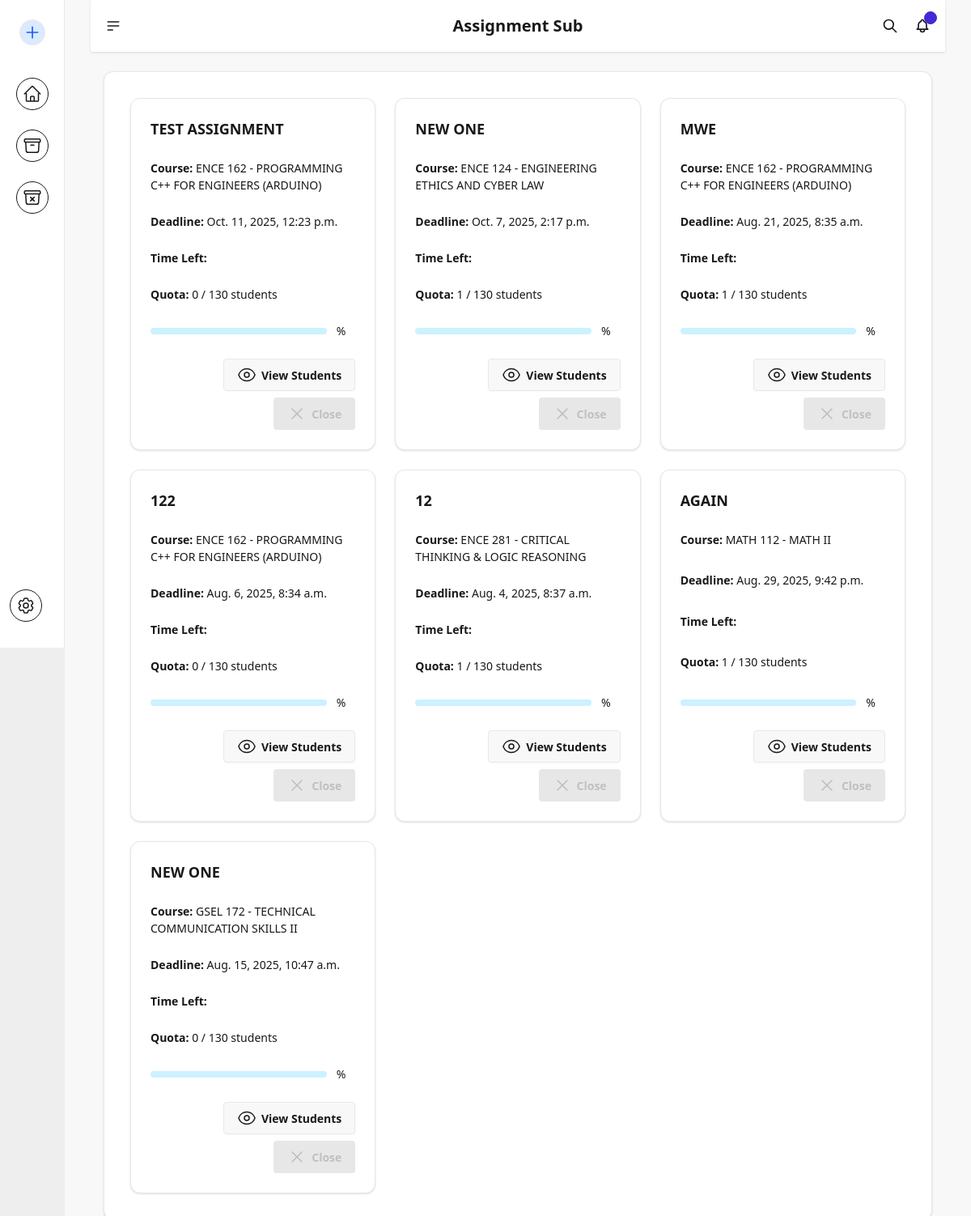
Screenshot of /closed-submissions/ (signed in) with the database file from the repository.
### AssignmentSubmission/models.py (models this page shows, shortened)
class Submission(models.Model):
    class FORMAT_CHOICES(models.TextChoices):
        PDF = ".pdf", "PDF"
        TXT = ".txt", "Text"
        PPT= ".pptx", "Power Point"
        DOCX = ".docx" "Word Document"
    id = models.UUIDField(default=uuid.uuid4, editable=False, primary_key=True)
    title = models.CharField(max_length=20)
    note = models.TextField(default=None, null=True, blank=True)
    lecturer = models.CharField(max_length=50, default=None, null=True, blank=True)
    course = models.ForeignKey(Courses, on_delete=models.CASCADE, default=None, null=True, blank=True)
    format = models.CharField(max_length=20, choices=FORMAT_CHOICES.choices)
    deadline = models.DateTimeField()
    created_at = models.DateTimeField(auto_now_add=True)
    is_open = models.BooleanField(default=True)

class Courses(models.Model):
    name = models.CharField(max_length=50)
    code = models.CharField(max_length=10, unique=True)
    lecturer = models.CharField(max_length=50)
    def __str__(self):
        return f"{self.code} - {self.name}"

### AssignmentSubmission/views.py (the view)
# urls.py: path('closed-submissions/', admin_dashboard,{"status": "closed"}, name='closed-submissions'),
@login_required
def admin_dashboard(request, status=None):
    sort_field = request.GET.get("sort", "created_at")
    form = SubmissionCreationForm(request.POST)
    sort_dir = request.GET.get("dir", "desc")
    ordering = f"-{sort_field}" if sort_dir == "desc" else sort_field
    submissions = Submission.objects.annotate(
        num_submitted=Count("studentsubmission")
    ).order_by(ordering)
    total_students = PreApprovedStudents.objects.count()
    for submission in submissions:
        submission.submission_ratio = (
            (submission.num_submitted / total_students) * 100
            if total_students > 0
            else 0
        )
    submitted = StudentSubmission.objects.select_related(
        "submission", "student"
    ).filter(student=request.user)
    filter_param = status or request.GET.get("status", "all")
    if filter_param == "active":
        submissions = submissions.filter(is_open=True)
    elif filter_param == "closed":
        submissions = submissions.filter(is_open=False)
    context = {
        "submissions": submissions,
        "total_students": total_students,
        "form": form,
        "filter_param": filter_param,
    }
    if request.headers.get("HX-Request"):
        return render(request, "AssSub/partials/_admin_submissions_list.html", context)
    template = "AssSub/admin_dashboard.html"  # default
    if status == "active":
        template = "AssSub/active_submissions.html"
    elif status == "closed":
        template = "AssSub/closed_submissions.html"
    return render(request, template, context)

### AssignmentSubmission/templates/AssSub/closed_submissions.html (shortened to what this page needs)
{% extends 'AssSub/admin_base.html' %}
{% load mathfilters %}
{% block content %}
    <section class="bg-white rounded-xl shadow-sm border border-slate-200 mx-4 p-8 mb-8">
                    <div class="hidden md:grid md:grid-cols-2 lg:grid-cols-3 gap-6">
                    {% for submission in submissions %}
                        {% if not submission.is_open %}
                        <div class="card bg-white rounded-xl shadow-sm border border-slate-200 relative">
                            <div class="card-body space-y-4">
                            <h2 class="card-title">{{ submission.title|upper }}</h2>
                            <p><strong>Course:</strong> {{ submission.course }}</p>
                            <p><strong>Deadline:</strong> {{ submission.deadline }}</p>
                            <p><strong>Time Left:</strong> {{ submission.time_remaining }}</p>
                            <p><strong>Quota:</strong> {{ submission.num_submitted }} / {{ total_students }} students</p>
                            <div class="flex justify-between items-center">
                                <progress class="progress progress-info w-full"
                                        value="{{ submission.submission_ratio|floatformat:0 }}" max="100"></progress>
                                <span class="mx-3">{{submission.submission_ratio|floatformat:1}}%</span>
                            </div>
                            <div class="card-actions justify-end">
                                <button class="btn btn-danger" onclick="document.getElementById('modal-{{ submission.id }}').showModal()">
                                 View Students
                                </button>
                                <button onclick="document.getElementById('close-{{ submission.id }}').showModal()" class="btn btn-error {% if not submission.is_open %} btn-disabled {% endif %}">
                                <svg xmlns="http://www.w3.org/2000/svg" class="size-6" fill="none" viewBox="0 0 24 24" stroke-width="1.5" stroke="currentColor">
                                    <path stroke-linecap="round" stroke-linejoin="round" d="M6 18 18 6M6 6l12 12"/>
                                </svg> Close
                                </button>
                            </div>
                            </div>
                        </div>
                        {% endif %}
                    {% empty %}
                        <p class="font-bold text-2xl text-center">No Submissions</p>
                    {% endfor %}
                    </div>
                </section>
{% endblock content %}

### rows the page displays
Submission: title "TEST ASSIGNMENT", course "ENCE 162 - PROGRAMMING C++ FOR ENGINEERS (ARDUINO)", deadline "Oct. 11, 2025, 12:23 p.m.", num_submitted "0", total_students "130", is_open False (drawn)
Submission: title "NEW ONE", course "ENCE 124 - ENGINEERING ETHICS AND CYBER LAW", deadline "Oct. 7, 2025, 2:17 p.m.", num_submitted "1", total_students "130", is_open False (drawn)
Submission: title "MWE", course "ENCE 162 - PROGRAMMING C++ FOR ENGINEERS (ARDUINO)", deadline "Aug. 21, 2025, 8:35 a.m.", num_submitted "1", total_students "130", is_open False (drawn)
Submission: title "122", course "ENCE 162 - PROGRAMMING C++ FOR ENGINEERS (ARDUINO)", deadline "Aug. 6, 2025, 8:34 a.m.", num_submitted "0", total_students "130", is_open False (drawn)
Submission: title "12", course "ENCE 281 - CRITICAL THINKING & LOGIC REASONING", deadline "Aug. 4, 2025, 8:37 a.m.", num_submitted "1", total_students "130", is_open False (drawn)
Submission: title "AGAIN", course "MATH 112 - MATH II", deadline "Aug. 29, 2025, 9:42 p.m.", num_submitted "1", total_students "130", is_open False (drawn)
Submission: title "NEW ONE", course "GSEL 172 - TECHNICAL COMMUNICATION SKILLS II", deadline "Aug. 15, 2025, 10:47 a.m.", num_submitted "0", total_students "130", is_open False (drawn)
